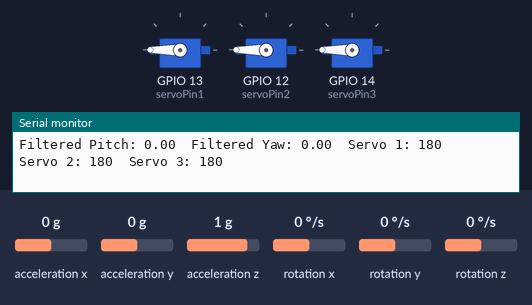
A program run on a simulated ESP32. On the bench: 3 × servo, the last lines printed to the serial monitor. The inputs (shaded band) are chosen by the test bench; at power-on: rotation z 0 °/s, acceleration x 0 g, acceleration z 1 g, acceleration y 0 g, rotation x 0 °/s, rotation y 0 °/s.

Above: at 1.7 s.
1.8 s: rotation z set to -192 °/s
At 1.97 s:
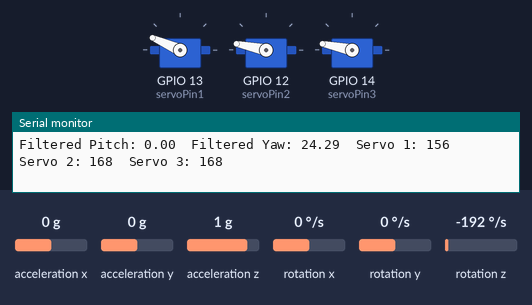
At 2.58 s:
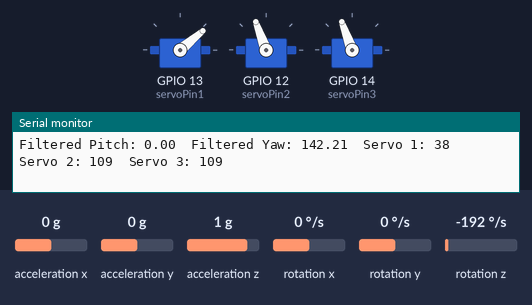
4.8 s: acceleration x set to -1.4 g
At 5.02 s:
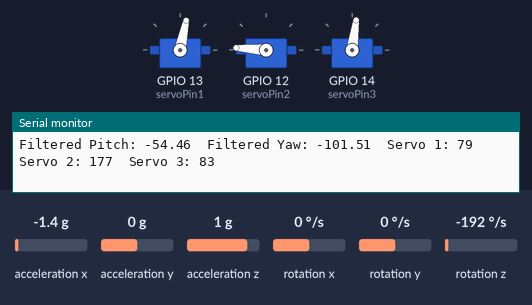
7.8 s: acceleration z set to -0.1 g
At 8.19 s:
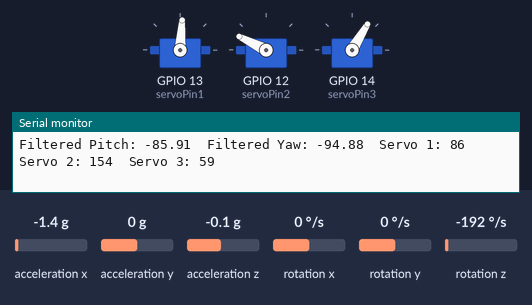
10.8 s: acceleration y set to 1.4 g
13.8 s: acceleration y set to -0.8 g
16.8 s: acceleration x set to 0 g
Timing chart, 0 to 20.8 s (numbered marks = the images above; inputs shaded):
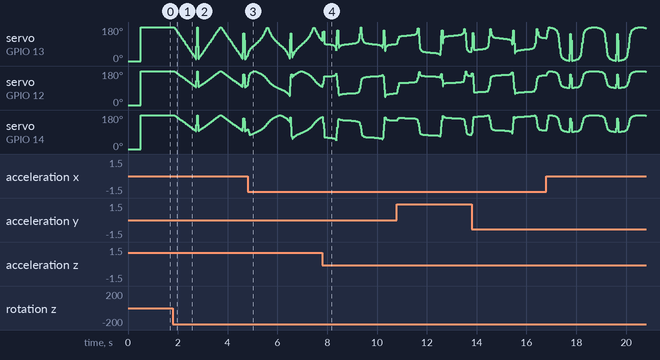

The program:

main.cpp
```cpp
#include <Arduino.h>
#include <ESP32Servo.h>
#include <Wire.h> // I2C library
#include "MPU6050_6Axis_MotionApps20.h"

// Create MPU6050 instance
MPU6050 mpu;

// DMP and FIFO variables
bool dmpReady = false;  // set true if DMP init was successful
uint16_t packetSize;    // expected DMP packet size
uint8_t fifoBuffer[64]; // FIFO storage buffer

// Variables to hold orientation data
Quaternion q;        // [w, x, y, z]         quaternion container
VectorFloat gravity; // [x, y, z]            gravity vector
float ypr[3];        // [yaw, pitch, roll]   roll/pitch/yaw container

Servo myservo1;
Servo myservo2;
Servo myservo3;

int servoPin1 = 13;
int servoPin2 = 12;
int servoPin3 = 14;

int pos1 = 0;
int pos2 = 0;
int pos3 = 0;

const int servo_frequency = 200; // Frequency in Hz

int sweep_mode = 3; // 0 = sweep, 1 = out of phase, 2 = out of phase (back and forth), 3 = MPU6050
// sweep
int sweep_delay = 10; // Delay in milliseconds

// phase
int phase_delay = 10;        // Delay in milliseconds
int phase_displacement = 60; // Phase displacement in degrees
int phase_addition = 1;      // Phase addition in degrees
long current_phase = 0;      // Current phase in degrees

// MPU6050
const int numSamples = 10;
float pitchSamples[numSamples] = {0};
int sampleIndex = 0;

float getFilteredPitch(float newPitch)
{
  pitchSamples[sampleIndex] = newPitch;
  sampleIndex = (sampleIndex + 1) % numSamples;
  float sum = 0;
  for (int i = 0; i < numSamples; i++)
  {
    sum += pitchSamples[i];
  }
  return sum / numSamples;
}

const int numSamples2 = 10;
float yawSamples[numSamples2] = {0};
int sampleIndex2 = 0;
float getFilteredYaw(float newYaw)
{
  yawSamples[sampleIndex2] = newYaw;
  sampleIndex2 = (sampleIndex2 + 1) % numSamples2;
  float sum = 0;
  for (int i = 0; i < numSamples2; i++)
  {
    sum += yawSamples[i];
  }
  return sum / numSamples2;
}

void setAllServoPositions(int pos1, int pos2, int pos3)
{
  myservo1.write(pos1);
  myservo2.write(pos2);
  myservo3.write(pos3);
}

void setAllServoPositions(int pos)
{
  myservo1.write(pos);
  myservo2.write(pos);
  myservo3.write(pos);
}

void setup()
{
  Serial.begin(115200);
  while (!Serial)
  {
  } // wait for Serial to be available

  Wire.begin();

  // Allow allocation of all timers
  ESP32PWM::allocateTimer(0);
  ESP32PWM::allocateTimer(1);
  ESP32PWM::allocateTimer(2);
  ESP32PWM::allocateTimer(3);

  // Setup servo frequency
  myservo1.setPeriodHertz(servo_frequency); // Analog servos run at ~60 Hz updates
  myservo2.setPeriodHertz(servo_frequency); // Analog servos run at ~60 Hz updates
  myservo3.setPeriodHertz(servo_frequency); // Analog servos run at ~60 Hz updates

  // Setup the servo pins
  myservo1.attach(servoPin1, 1000, 2000);
  myservo2.attach(servoPin2, 1000, 2000);
  myservo3.attach(servoPin3, 1000, 2000);

  // Set the initial position of the servos
  myservo1.write(0);
  myservo2.write(0);
  myservo3.write(0);

  // setup mpu6050
  Serial.println("Initializing MPU6050...");
  mpu.initialize();

  // Verify connection
  if (!mpu.testConnection())
  {
    Serial.println("MPU6050 connection failed");
    while (1)
      ;
  }
  Serial.println("MPU6050 connection successful");

  // Initialize DMP
  uint8_t devStatus = mpu.dmpInitialize();
  if (devStatus == 0)
  {
    // Turn on the DMP
    mpu.setDMPEnabled(true);
    dmpReady = true;
    // Get expected DMP packet size for later comparison
    packetSize = mpu.dmpGetFIFOPacketSize();
    Serial.println("DMP initialized successfully");
  }
  else
  {
    // If DMP initialization fails, print the error code.
    Serial.print("DMP Initialization failed (code ");
    Serial.print(devStatus);
    Serial.println(")");
    while (1)
      ;
  }

}

void mode0()
{
  for (pos1 = 0; pos1 <= 180; pos1 += 1)
  { // Sweep from 0 to 180 degrees
    setAllServoPositions(pos1);
    delay(sweep_delay); // Wait for the servo to reach the position
  }
  for (pos1 = 180; pos1 >= 0; pos1 -= 1)
  { // Sweep from 180 to 0 degrees
    setAllServoPositions(pos1);
    delay(sweep_delay); // Wait for the servo to reach the position
  }
}

void mode1()
{
  current_phase += phase_addition;
  // write servo positions
  pos1 = current_phase % 180;
  pos2 = (current_phase + phase_displacement) % 180;
  pos3 = (current_phase + (2 * phase_displacement)) % 180;
  setAllServoPositions(pos1, pos2, pos3);
  delay(phase_delay); // Wait for the servo to reach the position
}

void mode2()
{
  current_phase += phase_addition;
  // write servo positions
  pos1 = current_phase % 360;
  if (pos1 > 180)
  {
    pos1 = 360 - pos1;
  }
  pos2 = (current_phase + phase_displacement) % 360;
  if (pos2 > 180)
  {
    pos2 = 360 - pos2;
  }
  pos3 = (current_phase + (2 * phase_displacement)) % 360;
  if (pos3 > 180)
  {
    pos3 = 360 - pos3;
  }
  // write servo positions
  setAllServoPositions(pos1, pos2, pos3);
  delay(phase_delay); // Wait for the servo to reach the position
}

void mode3()
{
  // Only proceed if DMP is ready.
  if (!dmpReady)
    return;

  // Check if there is a full packet available in the FIFO buffer
  if (mpu.getFIFOCount() < packetSize)
  {
    return;
  }

  if (mpu.dmpGetCurrentFIFOPacket(fifoBuffer)) { // Get the Latest packet
      /* Display Euler angles in degrees */
      mpu.dmpGetQuaternion(&q, fifoBuffer);
      mpu.dmpGetGravity(&gravity, &q);
      mpu.dmpGetYawPitchRoll(ypr, &q, &gravity);
      // Serial.print("ypr\t");
      // Serial.print(ypr[0] * 180/M_PI);
      // Serial.print("\t");
      // Serial.print(ypr[1] * 180/M_PI);
      // Serial.print("\t");
      // Serial.println(ypr[2] * 180/M_PI);

      // Get the pitch angle
      float pitch = ypr[1] * 180 / M_PI;
      float yaw = ypr[0] * 180 / M_PI;
      // Filter the pitch angle
      float filteredPitch = getFilteredPitch(pitch);
      float filteredYaw = getFilteredYaw(yaw);

      // Three servos are 120 degrees apart rotate them acordingly to the filtered pitch and yaw
      pos1 = sin(0 * M_PI / 180) * filteredPitch + sin(90 * M_PI / 180) * filteredYaw;
      pos2 = sin(120 * M_PI / 180) * filteredPitch + sin(210 * M_PI / 180) * filteredYaw;
      pos3 = sin(240 * M_PI / 180) * filteredPitch + sin(330 * M_PI / 180) * filteredYaw;
      // Map the angles to the servo range
      pos1 = map(pos1, -180, 180, 0, 360);
      pos2 = map(pos2, -180, 180, 0, 360);
      pos3 = map(pos3, -180, 180, 0, 360);

      if (pos1 > 180)
      {
        pos1 = 360 - pos1;
      }
      if (pos2 > 180)
      {
        pos2 = 360 - pos2;
      }
      if (pos3 > 180)
      {
        pos3 = 360 - pos3;
      }

      // Write the servo positions
      setAllServoPositions(pos1, pos2, pos3);
      // Print the filtered pitch and yaw angles
      Serial.print("Filtered Pitch: ");
      Serial.print(filteredPitch);
      Serial.print("\tFiltered Yaw: ");
      Serial.print(filteredYaw);
      Serial.print("\tServo 1: ");
      Serial.print(pos1);
      Serial.print("\tServo 2: ");
      Serial.print(pos2);
      Serial.print("\tServo 3: ");
      Serial.println(pos3);


      // Serial.println(filteredPitch);
  }
}

void loop()
{
  // Switch for the sweep mode
  switch (sweep_mode)
  {
  case 0: // Sweep mode
    mode0();
    break;

  case 1: // Back and forth mode
    mode1();
    break;

  case 2: // Out of phase mode
    mode2();
    break;

  case 3: // MPU6050 mode
    mode3();
    break;

  default:
    break;
  }
}
```
